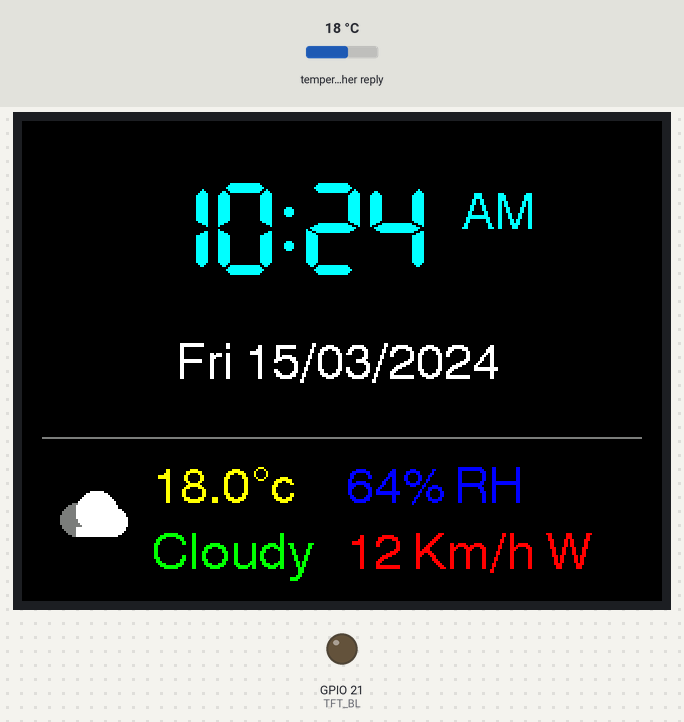
The sketch below on a simulated ESP32. On the bench: 320×240 colour display, output pins drawn as LEDs (lit = HIGH). Inputs (shaded band) come from the test bench; at power-on: temperature in the weather reply 18 °C. WiFi joins after 1.5 s; servers stay silent unless stated; the local clock reads 2024-03-15 10:24:30 at power-on unless the sketch sets it; web services answer with replies made up by the test bench; what the sketch prints to the serial monitor is not drawn.

Above: at 2.1 s.
At 30.1 s:
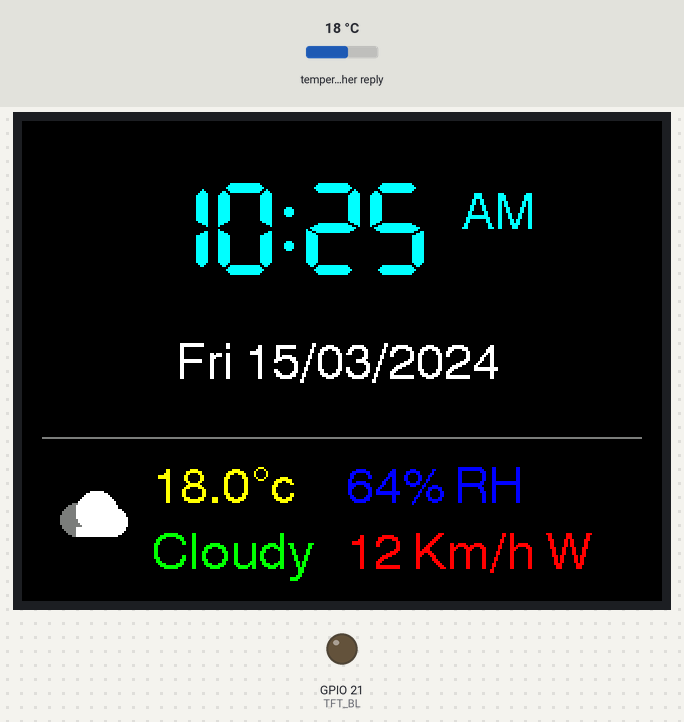
At 90.1 s:
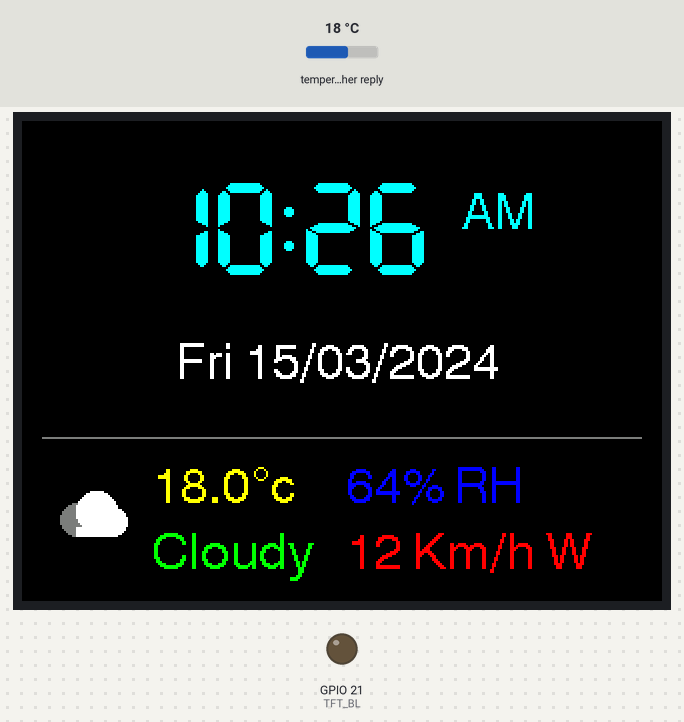

Measured:
- what the display in image 0 shows lasts 28.0 s, from 2.1 s to 30.1 s
- what the display in image 1 shows lasts 60.0 s, from 30.1 s to 90.1 s

The sketch:

Clock.ino
```cpp
// Author: Phuong Nguyen (VK3PTN)
// Description: Internet clock and weather station using ESP32 2.8-inch TFT Display Module
//              Note: Most of the codes were generated by Google AI
// Version:
//  1.0.0 Initial version - 15/09/2026
//  1.0.1 Implemented basic clock - 17/09/2026
//  1.0.2 Added weather observation info - 18/09/2026
//  1.0.3 Re-arranged display format and added proper temperature symbol - 20/09/2026
//  1.0.4 Changed time format to AM/PM and adjusted temperature & weather display - 19/10/2026

#include <SPI.h>
#include <WiFi.h>
#include <HTTPClient.h>
#include <ArduinoJson.h>
#include <TFT_eSPI.h>
#include <time.h>

// FORCE THE CHEAP YELLOW DISPLAY PINS DIRECTLY IN CODE
#define ST7789_DRIVER
#define TFT_WIDTH  240
#define TFT_HEIGHT 320

#define TFT_MISO 12
#define TFT_MOSI 13
#define TFT_SCLK 14
#define TFT_CS   15
#define TFT_DC    2
#define TFT_RST  -1
#define TFT_BL   21

// ============================================================
// WIFI SETTINGS - Enter your details here
// ============================================================
const char* WIFI_SSID     = "xxx";
const char* WIFI_PASSWORD = "xxx";

// ============================================================
// TIMEZONE - Melbourne with automatic daylight saving
// ============================================================
const char* TIMEZONE = "AEST-10AEDT,M10.1.0,M4.1.0";

// ============================================================
// WEATHER SETTINGS (Altona, VIC parameters from your template)
// ============================================================
const char* weatherURL =
  "https://api.open-meteo.com/v1/forecast"
  "?latitude=-37.8676"
  "&longitude=144.8300"
  "&current=temperature_2m,relative_humidity_2m,weather_code,wind_speed_10m,wind_direction_10m"
  "&temperature_unit=celsius"
  "&wind_speed_unit=kmh"
  "&timezone=Australia%2FMelbourne";

TFT_eSPI tft = TFT_eSPI();

// Shortened Day abbreviations array
const String daysOfWeek[7] = {"Sun", "Mon", "Tue", "Wed", "Thu", "Fri", "Sat"};

// Weather Metric Storage Containers
float currentTemp = 0.0;
int currentConditionCode = 0;
int currentHumidity = 0;
float currentWindSpeed = 0.0;
int currentWindDirection = 0;
bool weatherLoaded = false;
unsigned long lastWeatherUpdate = 0;
const unsigned long WEATHER_INTERVAL = 600000;   // 10 minutes matching your template

// Translates API codes into clear status words
String getWeatherDesc(int code) {
  if (code == 0) return " Clear";
  if (code >= 1 && code <= 3) return "Cloudy";
  if (code >= 45 && code <= 48) return " Foggy";
  if (code >= 51 && code <= 55) return "Drizzle";
  if (code >= 61 && code <= 65) return " Rain";
  if (code >= 71 && code <= 75) return " Snow";
  if (code >= 80 && code <= 82) return "Showers";
  if (code >= 95 && code <= 99) return " Storm";
  return "Stable";
}

// Converts Wind Heading angles to Cardinal directions
String getWindDirectionStr(int degrees) {
  if (degrees >= 338 || degrees < 23)  return "N";
  if (degrees >= 23  && degrees < 68)  return "NE";
  if (degrees >= 68  && degrees < 113) return "E";
  if (degrees >= 113 && degrees < 158) return "SE";
  if (degrees >= 158 && degrees < 203) return "S";
  if (degrees >= 203 && degrees < 248) return "SW";
  if (degrees >= 248 && degrees < 293) return "W";
  return "NW";
}

// Generates dynamic vector geometric weather icons directly to screen
void drawWeatherIcon(int x, int y, int code) {
  tft.fillRect(x, y, 40, 40, TFT_BLACK); // Clear icon quadrant

  if (code == 0) { // Clear - Sun Symbol
    tft.fillCircle(x + 20, y + 20, 10, TFT_YELLOW); // True Yellow (0xF800 for BGR panels)
    for (int i = 0; i < 360; i += 45) {
      float rad = i * 0.01745;
      tft.drawLine(x + 20 + cos(rad)*13, y + 20 + sin(rad)*13, x + 20 + cos(rad)*18, y + 20 + sin(rad)*18, TFT_YELLOW);
    }
  }
  else if (code >= 1 && code <= 3) { // Cloudy - Stacked Clouds
    tft.fillCircle(x + 15, y + 24, 8, TFT_DARKGREY);
    tft.fillCircle(x + 25, y + 20, 10, TFT_WHITE);
    tft.fillCircle(x + 33, y + 25, 7, TFT_WHITE);
    tft.fillRect(x + 15, y + 28, 18, 5, TFT_WHITE);
  }
  else if ((code >= 51 && code <= 65) || (code >= 80 && code <= 82)) { // Rain / Showers
    tft.fillCircle(x + 20, y + 16, 9, TFT_WHITE);
    tft.fillCircle(x + 28, y + 20, 7, TFT_WHITE);
    tft.fillCircle(x + 13, y + 20, 6, TFT_WHITE);
    tft.fillRect(x + 13, y + 22, 15, 5, TFT_WHITE);
    tft.drawLine(x + 15, y + 29, x + 12, y + 35, 0x07FF); // True Cyan (0x07FF) rain streaks
    tft.drawLine(x + 22, y + 29, x + 19, y + 35, 0x07FF);
    tft.drawLine(x + 29, y + 29, x + 26, y + 35, 0x07FF);
  }
  else if (code >= 95 && code <= 99) { // Storm - Lightning Bolt
    tft.fillCircle(x + 20, y + 15, 9, TFT_DARKGREY);
    tft.drawLine(x + 22, y + 22, x + 14, y + 30, 0xF800);
    tft.drawLine(x + 14, y + 30, x + 20, y + 30, 0xF800);
    tft.drawLine(x + 20, y + 30, x + 15, y + 38, 0xF800);
  }
  else { // Default / Foggy / Stable
    tft.drawFastHLine(x + 8, y + 18, 24, TFT_LIGHTGREY);
    tft.drawFastHLine(x + 5, y + 23, 30, TFT_LIGHTGREY);
    tft.drawFastHLine(x + 10, y + 28, 20, TFT_LIGHTGREY);
  }
}

void setup() {
  Serial.begin(115200);

  // Turn on display backlight matching your working configuration
  pinMode(TFT_BL, OUTPUT);
  digitalWrite(TFT_BL, LOW);

  tft.init();
  //tft.setRotation(1); // Horizontal landscape mode
  tft.setRotation(3); // rotate 180 degree
  tft.invertDisplay(false);
  tft.fillScreen(TFT_BLACK);

  tft.setTextSize(1);
  tft.setTextColor(TFT_WHITE, TFT_BLACK);
  tft.drawCentreString("Connecting to WiFi...", 160, 110, 4);

  // Connect to Wi-Fi following your project template
  WiFi.begin(WIFI_SSID, WIFI_PASSWORD);
  while (WiFi.status() != WL_CONNECTED) {
    delay(500);
    Serial.print(".");
  }
  Serial.println("\nWi-Fi connected.");

  // Configure background time engine using your automatic daylight savings parameters
  configTzTime(TIMEZONE, "pool.ntp.org", "time.nist.gov");

  struct tm timeinfo;
  if (getLocalTime(&timeinfo, 10000)) {
    Serial.println("Time synchronized.");
  }

  tft.fillScreen(TFT_BLACK); // Wipe screen setup layers completely clean
  tft.drawFastHLine(10, 158, 300, TFT_DARKGREY); // Permanent separation line

  updateWeather(); // Fetch initial weather payload parameters immediately
  lastWeatherUpdate = millis();
}

void loop() {
  // Check Wi-Fi state matching your template safeguards
  if (WiFi.status() != WL_CONNECTED) {
    WiFi.reconnect();
    delay(5000);
    return;
  }

  // --- 1. RUN TIME AND DATE CALCULATIONS ---
  struct tm timeinfo;
  if (getLocalTime(&timeinfo)) {
    int rawHour = timeinfo.tm_hour;
    int minutes = timeinfo.tm_min;
    int seconds = timeinfo.tm_sec;

    // Calculate 12-hour AM/PM formatting blocks
    String ampm = (rawHour >= 12) ? "PM" : "AM";
    int hours = rawHour % 12;
    //int hours = rawHour;
    if (hours == 0) hours = 12;

    // Pad metrics out to double digits (HH:MM:SS)
    String hourStr = (hours < 10) ? "0" + String(hours) : String(hours);
    String minStr  = (minutes < 10) ? "0" + String(minutes) : String(minutes);
    String secStr  = (seconds < 10) ? "0" + String(seconds) : String(seconds);
    //String timeDisplayStr = hourStr + ":" + minStr + " " + ampm;
    //String timeDisplayStr = hourStr + ":" + minStr + ":" + secStr;
    String timeDisplayStr = hourStr + ":" + minStr;


    // Format Date line elements: "Day DD/MM/YYYY"
    int dayOfWeekNum = timeinfo.tm_wday;
    int dayOfMonth   = timeinfo.tm_mday;
    int monthNum     = timeinfo.tm_mon + 1;
    int year         = timeinfo.tm_year + 1900;

    String dayStr   = (dayOfMonth < 10) ? "0" + String(dayOfMonth) : String(dayOfMonth);
    String monthStr = (monthNum < 10) ? "0" + String(monthNum) : String(monthNum);
    String dateDisplayStr = daysOfWeek[dayOfWeekNum] + " " + dayStr + "/" + monthStr + "/" + String(year);

    // --- 2. RENDER TIME AND DATE LAYERS TO LANDSCAPE DISK ARRAY ---
    tft.setTextColor(0x07FF, TFT_BLACK); // True Cyan color mapping code 0x07FF
    //tft.drawCentreString(timeDisplayStr + " ", 160, 30, 7);
    tft.drawCentreString(timeDisplayStr + " ", 140, 30, 7);
    String ampmStr = ampm;
    tft.drawString(ampmStr, 220, 35, 4);


    tft.setTextColor(TFT_WHITE, TFT_BLACK);
    tft.drawCentreString(dateDisplayStr + " ", 160, 110, 4);
  }

  // --- 3. SCHEDULED BACKGROUND WEATHER REFRESH ---
  unsigned long now = millis();
  if (now - lastWeatherUpdate >= WEATHER_INTERVAL) {
    lastWeatherUpdate = now;
    updateWeather();
  }

  // --- 4. RENDER DYNAMIC WEATHER BOTTOM ROW BAR ---
  if (weatherLoaded) {
    drawWeatherIcon(12, 175, currentConditionCode);

    // refresh temperature area
    tft.fillRect(65, 172, 110, 30, TFT_BLACK);
    tft.setTextColor(TFT_YELLOW, TFT_BLACK);
    //tft.drawString(String(currentTemp, 1) + " C", 65, 172, 4);
    tft.drawString(String(currentTemp, 1), 65, 172, 4);
    int textWidth = String(currentTemp).length() * 10;
    int circleX = 65 + textWidth + 4; // Shift right past the text
    int circleY = 172 + 4;
    tft.drawCircle(circleX, circleY, 3, TFT_YELLOW); // 3-pixel radius circle
    tft.drawString("c", circleX + 5, 172, 4);       // Shift down slightly to sit high

    tft.setTextColor(TFT_GREEN, TFT_BLACK);
    tft.drawString(getWeatherDesc(currentConditionCode) + "    ", 65, 205, 4);

    tft.setTextColor(TFT_BLUE, TFT_BLACK);
    //tft.drawString(String(currentHumidity) + "% RH", 165, 175, 4);
    tft.drawString(String(currentHumidity) + "% RH", 162, 172, 4);

    tft.setTextColor(TFT_RED, TFT_BLACK);
    String windStr = String(currentWindSpeed, 0) + " Km/h " + getWindDirectionStr(currentWindDirection);
    //tft.drawString(windStr, 165, 200, 4);
    tft.drawString(windStr, 162, 205, 4);
  }
  //else {
  //  tft.setTextColor(TFT_WHITE, TFT_BLACK);
  //  tft.drawCentreString("Loading observations...", 160, 190, 2);
  //}

  // reset weatherLoaded flag after refreshing weather condition
  weatherLoaded = false;
  delay(200); // 5 loop ticks per second drives smooth ticking seconds updates
}

// Fixed, secure weather fetching function matching your original connection method
void updateWeather() {
  HTTPClient http;

  Serial.println("\n--- Syncing Weather Metrics ---");
  // Utilises HTTPClient's auto-managed background transport layer like your project template
  http.begin(weatherURL);
  int httpCode = http.GET();

  if (httpCode == HTTP_CODE_OK) {
    String payload = http.getString();
    JsonDocument doc;
    DeserializationError error = deserializeJson(doc, payload);

    if (!error) {
      // Direct variable field maps pointing to Open-Meteo current JSON attributes
      currentTemp           = doc["current"]["temperature_2m"] | 0.0;
      currentConditionCode  = doc["current"]["weather_code"] | 0;
      currentHumidity       = doc["current"]["relative_humidity_2m"] | 0;
      currentWindSpeed      = doc["current"]["wind_speed_10m"] | 0.0;
      currentWindDirection  = doc["current"]["wind_direction_10m"] | 0;

      weatherLoaded = true;
      Serial.println(">>> Weather metrics loaded successfully! <<<");
    } else {
      Serial.print("JSON Parse error: ");
      Serial.println(error.c_str());
    }
  } else {
    Serial.print("HTTP Connection Failure, code: ");
    Serial.println(httpCode);
  }
  http.end();
}
```
